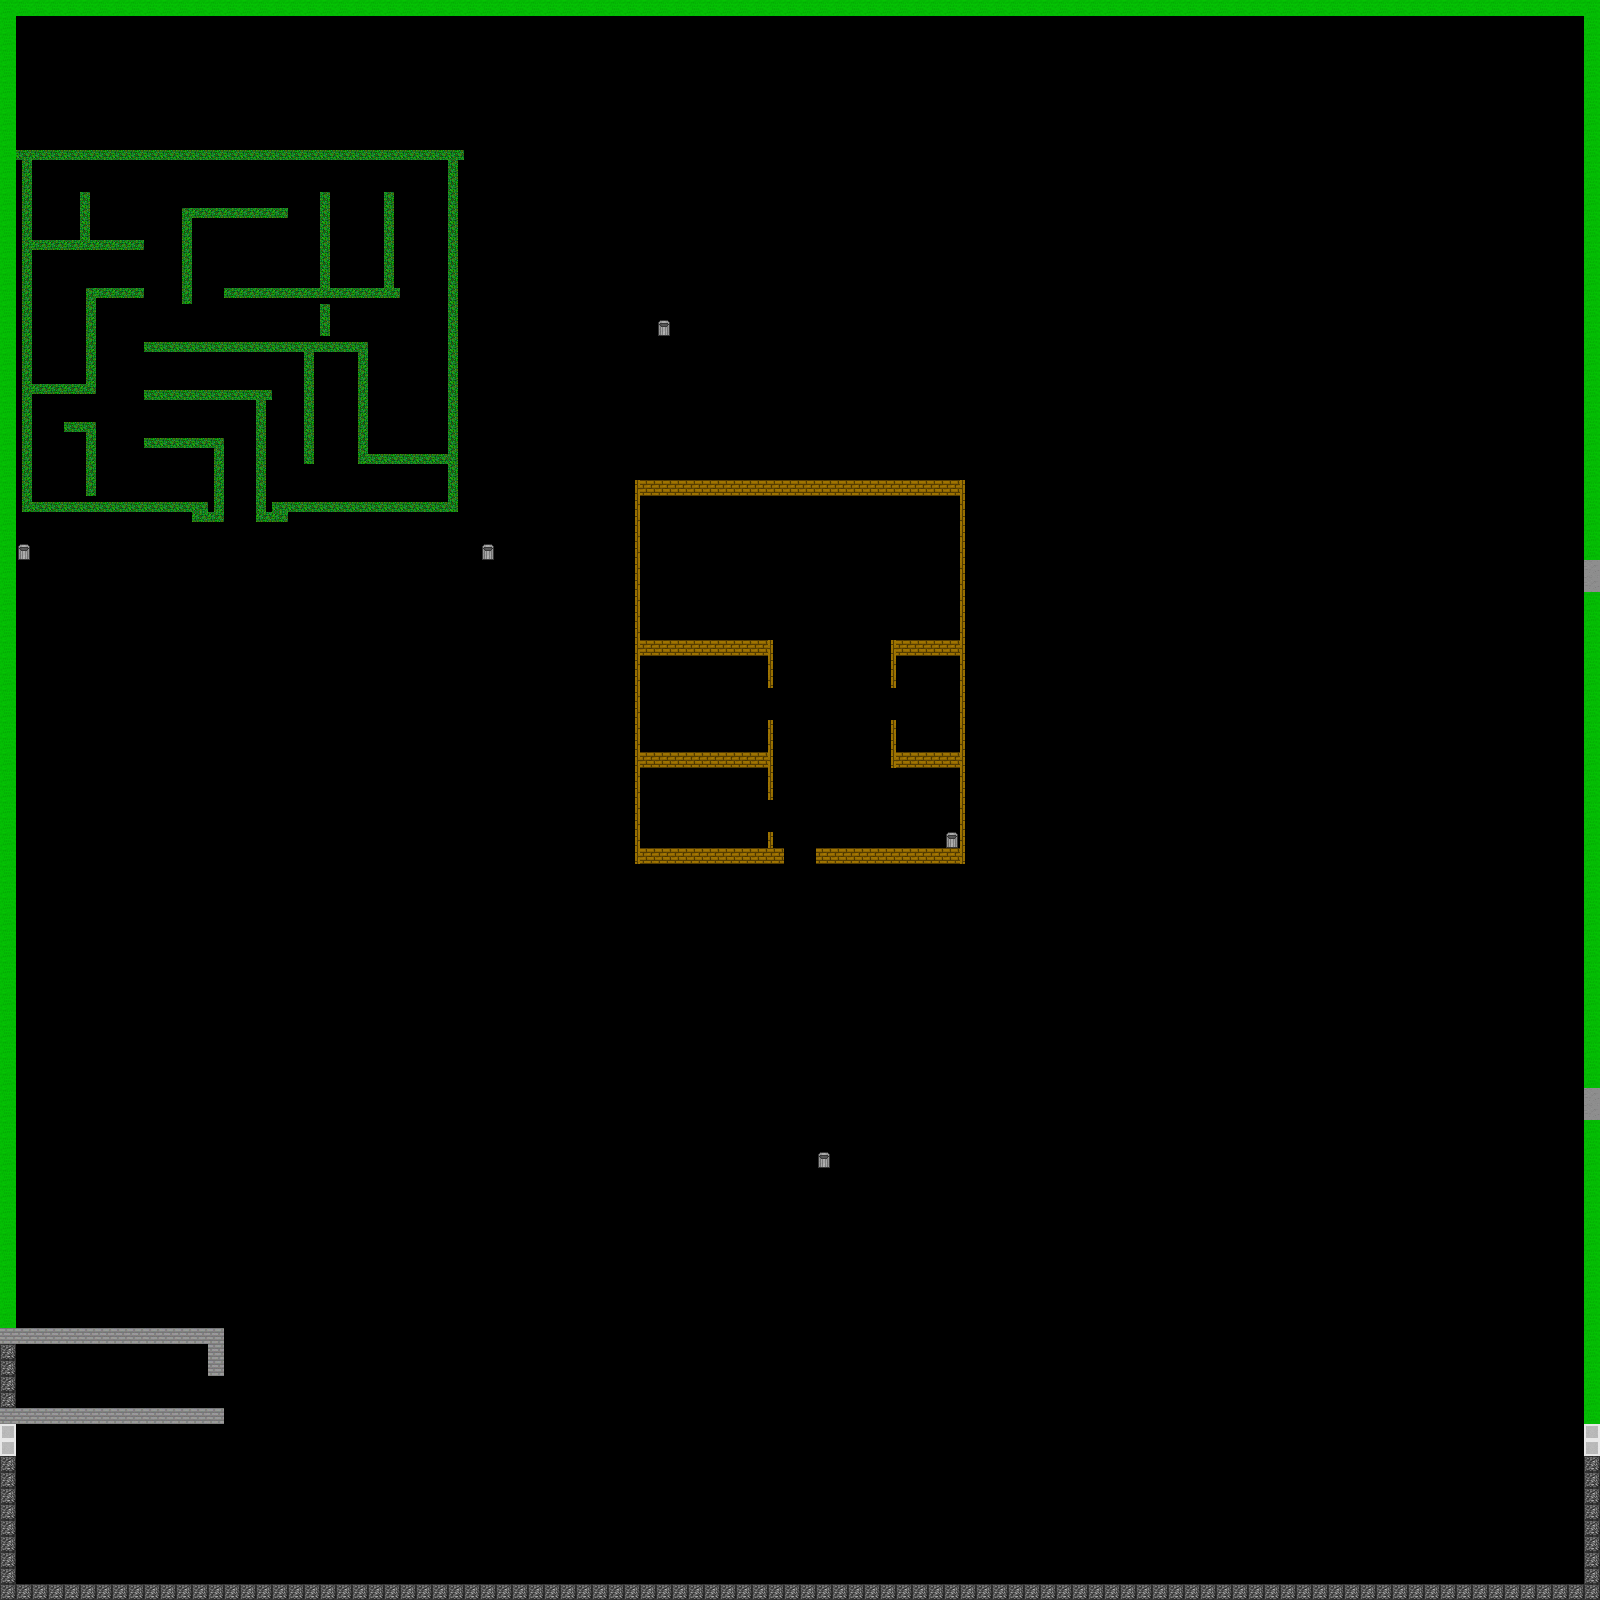

Below is a game level as drawn by its tile map, then a one-line description and the .tmx that defines it (tile-layer data replaced by summaries):
An orthogonal 100x100 tile map with 16x16 px tiles, 1 tile layer (walls), 2 hidden layers not drawn.

<map version="1.5" tiledversion="1.7.1" orientation="orthogonal" renderorder="right-down" width="100" height="100" tilewidth="16" tileheight="16" infinite="0" nextlayerid="4" nextobjectid="1">
 <tileset firstgid="1" source="queenspark_tileset.tsx" />
 <layer id="1" name="ground" width="100" height="100" visible="0">
  <data>[10000 cells, 10000 non-empty, 7 distinct tile ids]</data>
 </layer>
 <layer id="2" name="walls" width="100" height="100">
  <data>[10000 cells, 775 non-empty, 13 distinct tile ids]</data>
 </layer>
 <layer id="3" name="decorations" width="100" height="100" visible="0">
  <data>[10000 cells, 381 non-empty, 23 distinct tile ids]</data>
 </layer>
</map>
